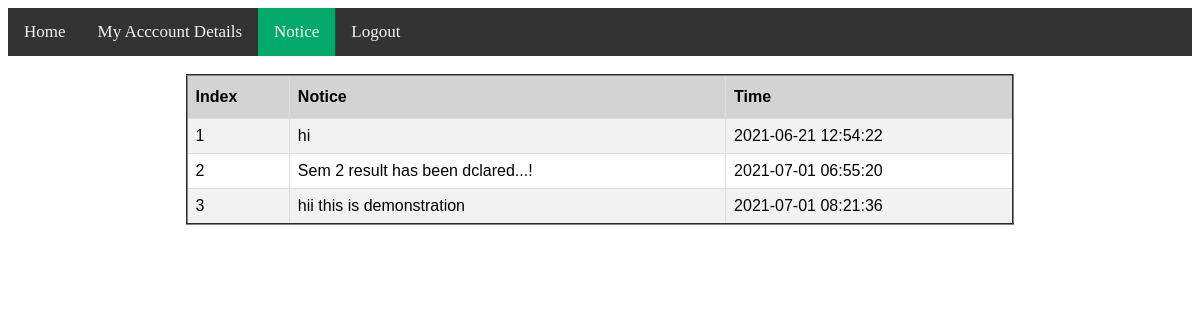
The page /university/show_notice.php (signed in) on the database its author committed.
### tables this page shows
CREATE TABLE `notice_to_student` (
  `sno` int(11) NOT NULL,
  `notice` text NOT NULL,
  `time` timestamp NOT NULL DEFAULT current_timestamp()
);

### university/show_notice.php (the view, shortened to what this page needs)
<!DOCTYPE html>
<html>
<head>
  <link rel="stylesheet" href="https://cdnjs.cloudflare.com/ajax/libs/font-awesome/4.7.0/css/font-awesome.min.css">
</head>
<body>
    <center><table border='2' CELLSPACING='0' id='customers'>
        <tr>
            <th>Index</th>
            <th>Notice</th>
            <th>Time</th>
        </tr>
        <?php
            require_once('config.php');
            $sign = $_GET['sign'];
            if( 1==$sign ){
                $table_name = "notice_to_teacher";
                 if(isset($_SESSION["depart"]))
                echo "<br><center><h4>Notice Of Teacher</h4></center>";
            }
            else{
                $table_name = "notice_to_student";
            }
            $sql = "SELECT * FROM `$table_name`";
            $result = mysqli_query( $conn , $sql );
            while( $row=mysqli_fetch_assoc($result) )
            {
                $index = $row['sno'];
                $notice = $row['notice'];
                $time = $row['time'];
                echo "  <tr>
                        <td>$index</td>
                        <td>$notice</td>
                        <td>$time</td>
                        </tr>";
            }
            if(!isset($_SESSION["depart"])){
            if( 1==$_GET['sign'] ){
                 $branch = $_SESSION["branch"];
                 $sem = $_SESSION["sem"];
                echo "<div class='topnav' id='myTopnav'>
  <a href='check_teacher.php' >Home</a>
  <a href='tec_b_and_sem.php?branch=$branch'>Creat Result</a>
   <a href='show_notice.php?sign=1' class='active1'>Notice</a>
  <a href='index.php'>Logout</a>
  <a href='javascript:void(0);' class='icon' onclick='myFunction()'>
    <i class='fa fa-bars'></i>
  </a>
</div><br>";
            }
            else{
                $sno = $_SESSION["sno"];
                 $branch = $_SESSION["branchstu"];
                 $sem = $_SESSION["sem"];
                echo "<div class='topnav' id='myTopnav'>
  <a href='check_stu.php' >Home</a>
  <a href='show_all_detail_of_accepted_stu_to_depart.php?branch=$branch&sem=$sem&sno=$sno'>My Acccount Details</a>
   <a href='show_notice.php?sign=0' class='active'>Notice</a>
  <a href='index.php'>Logout</a>
  <a href='javascript:void(0);' class='icon' onclick='myFunction()'>
    <i class='fa fa-bars'></i>
  </a>
</div><br>";}}
        ?>
    </table>
</body>
</html>

### university/show_notice.php (style rules this page uses)
.topnav { background-color: #333; overflow: hidden; }
.topnav a { float: left; display: block; color: #f2f2f2; text-align: center; padding: 14px 16px; text-decoration: none; font-size: 17px; }
.topnav a.active { background-color: #04AA6D; color: white; }
#customers { font-family: Arial, Helvetica, sans-serif; border-collapse: collapse; width: 70%; }
#customers td, #customers th { border: 1px solid #ddd; padding: 8px; }
#customers tr:nth-child(even) { background-color: #f2f2f2; }
#customers th { padding-top: 12px; padding-bottom: 12px; text-align: left; background-color: lightgray; color: black; }

### rows shown on the page
notice_to_student: sno "1", notice "hi", time "2021-06-21 12:54:22"
notice_to_student: sno "2", notice "Sem 2 result has been dclared...!", time "2021-07-01 06:55:20"
notice_to_student: sno "3", notice "hii this is demonstration", time "2021-07-01 08:21:36"
